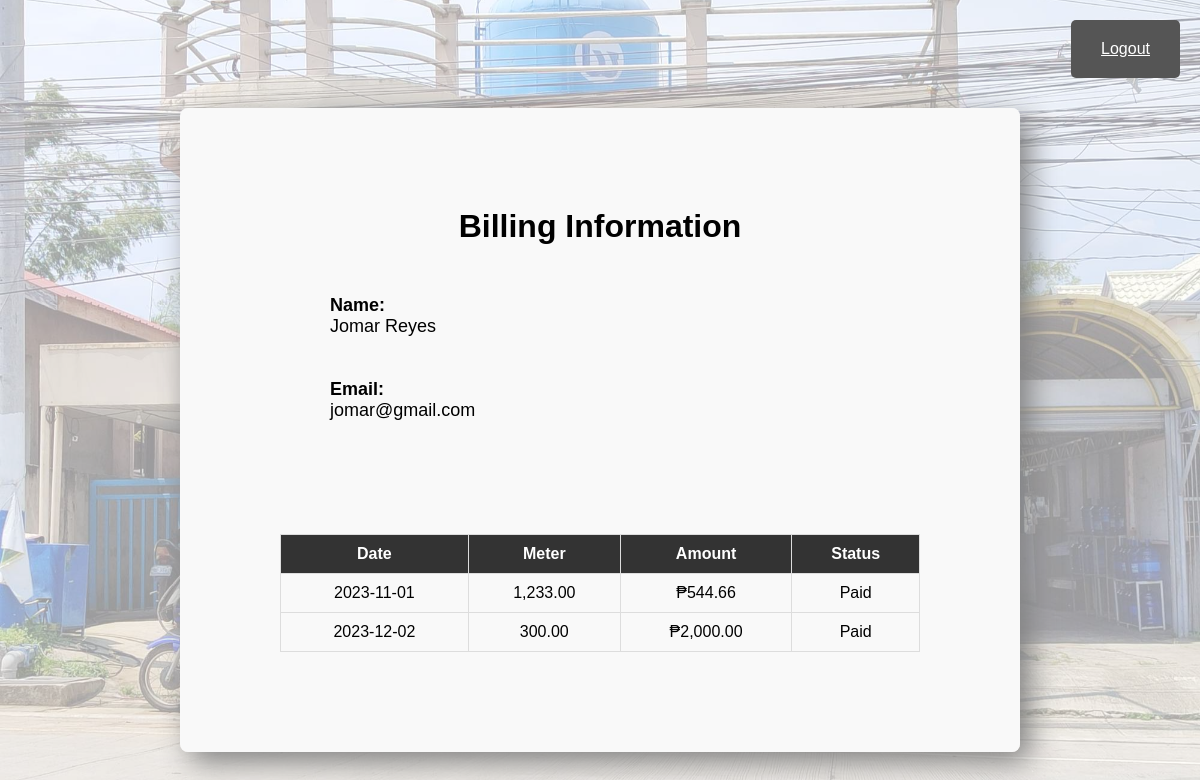
/WebSys/userForm.php (signed in), run on the app's committed database.
### tables this page shows
CREATE TABLE IF NOT EXISTS `tbl_bill` (
  `BillId` int NOT NULL AUTO_INCREMENT,
  `UserID` int NOT NULL,
  `Date` date NOT NULL,
  `Meter` float NOT NULL,
  `Amount` float NOT NULL,
  `Status` varchar(10) NOT NULL,
  PRIMARY KEY (`BillId`),
  KEY `UserID_fk_Bill` (`UserID`)
);

### WebSys/php/displayuserbill.php (called while the page is built, shortened)
<?php
require "dbCon.php";
class UserBillDisplay {
    private $conn;
    public function __construct($conn) {
        $this->conn = $conn;
    }
    public function displayUserBills($userID) {
        $billData = array();
        $sqlQuery = "CALL SP_DisplayUserBill('$userID')";
        $result = $this->conn->query($sqlQuery);
        if ($result) {
            while ($row = $result->fetch_assoc()) {
                $row['Amount'] = '₱' . number_format($row['Amount'], 2);
                $row['Meter'] = number_format($row['Meter'], 2);
                $billData[] = $row;
            }
        } else {
            echo "Database query failed: " . $this->conn->error;
        }
        return $billData;
    }
}
$userBillDisplay = new UserBillDisplay($conn);
if (isset($_SESSION['UserID'])) {
    $userID = $_SESSION['UserID'];
    $billData = $userBillDisplay->displayUserBills($userID);
} else {
    header("Location: ../login.php");
    exit();
}
?>

### WebSys/userForm.php (the view, shortened to what this page needs)
<?php require "./php/authenticateaccount.php" ?>
<!DOCTYPE html>
<html lang="en">
<head>
    <link rel="stylesheet" href="./css/userForm.css">
</head>
<body>
    <div class="whole-container">
        <h1>Billing Information</h1>
        <div class="banner">
            <div class="studentInfo-text1">
                <span class="text-label" style="font-weight: bold;">Name:</span><br/>
                <span class="text-info" id="name"><?php echo $_SESSION['Name']; ?></span><br><br><br>
                <div class="studentInfo-text">
                    <span class="text-label" style="font-weight: bold;">Email:</span><br/>
                    <span class="text-info" id="email"><?php echo $_SESSION['Email']; ?></span><br><br><br>
                </div>
            </div>
        </div>
        <?php include "./php/displayuserbill.php" ?>
        <table>
            <thead>
                <tr>
                    <th>Date</th>
                    <th>Meter</th>
                    <th>Amount</th>
                    <th>Status</th>
                </tr>
            </thead>
            <tbody>
                <?php foreach ($billData as $bill) : ?>
                    <tr>
                        <td><?php echo $bill['Date']; ?></td>
                        <td><?php echo $bill['Meter']; ?></td>
                        <td><?php echo $bill['Amount']; ?></td>
                        <td><?php echo $bill['Status']; ?></td>
                    </tr>
                <?php endforeach; ?>
            </tbody>
        </table>
    </div>
    <a href="./php/logoutUser.php" class="logout-button">Logout</a>
</body>
</html>

### WebSys/css/userForm.css (style rules this page uses)
body { font-family: Montserrat; margin: 0; padding: 0; display: flex; align-items: center; justify-content: center; height: 100vh; position: relative; }
body::before { content: ''; background: url('../image/bg.jpg') no-repeat fixed center center; background-size: cover; position: absolute; top: 0; bottom: 0; left: 0; right: 0; opacity: 0.4; }
* { margin: 0; padding: 0; box-sizing: border-box; font-family:'Poppins',sans-serif; }
body { margin:auto; }
.whole-container { position:absolute; max-width: 70%; width: 70%; background: #f9f9f9; padding: 100px; border-radius: 8px; max-height: calc(100vh - 56px); overflow-y: auto; margin:auto; margin-top: 150px; margin-left: 0%; margin-bottom: 0px; box-shadow: 10px 10px 30px grey; top: 35%; left: 50%; transform: translate(-50%, -50%); }
h1 { text-align: center; }
.logout-button { position: fixed; top: 20px; right: 20px; padding: 20px 30px; background-color: #333; color: #fff; border: none; border-radius: 5px; cursor: pointer; z-index: 999; }
.logout-button { background-color: #555; }
.banner { display:grid; grid-template-columns: auto auto auto auto; }
.studentInfo-text1 { margin-top: 50px; margin-left: 50px; font-size: 18px; display: inline; }
table { border-collapse: collapse; width: 100%; margin-top: 50px; }
th, td { border: 1px solid #ddd; padding: 10px; text-align: center; }
th { background-color: #333; color: white; }

### data on the page
tbl_bill: Date "2023-11-01", Meter "1,233.00", Amount "₱544.66", Status "Paid"
tbl_bill: Date "2023-12-02", Meter "300.00", Amount "₱2,000.00", Status "Paid"

### other printed values
$_SESSION['Name'] "Jomar Reyes"
$_SESSION['Email'] "jomar@gmail.com"
